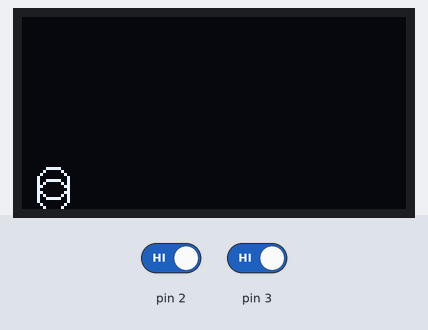
Bench run of a sketch on a simulated Arduino Uno, built with avr-gcc and run on an emulated ATmega328P. On the bench: 128×64 one-colour display. Inputs (shaded band) come from the test bench; at power-on: pin 2 HIGH, pin 3 HIGH.

Above: at 1.2 s.
1.3 s: pin 2 driven LOW
At 2.5 s:
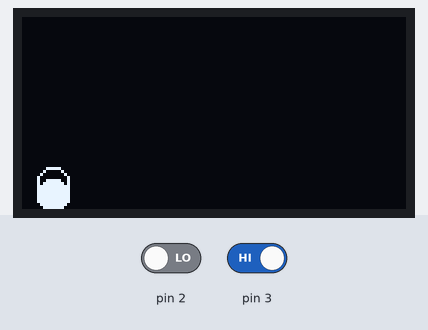
2.8 s: pin 3 driven LOW
At 3.6 s:
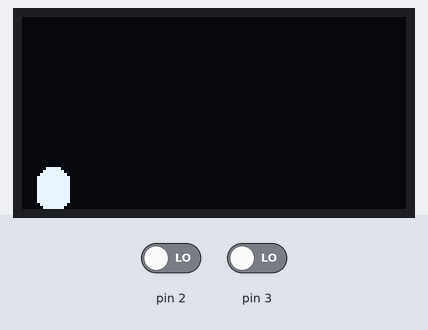
4.3 s: pin 2 driven HIGH
At 5.2 s:
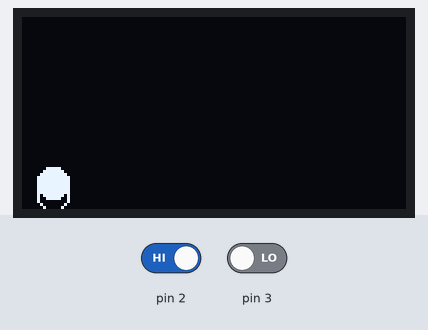
5.8 s: pin 3 driven HIGH
At 7.2 s:
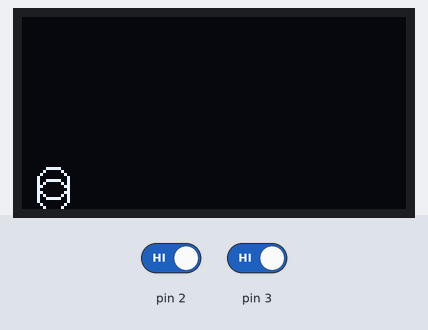
Timing chart, 0 to 8.3 s (numbered marks = the images above; inputs shaded):
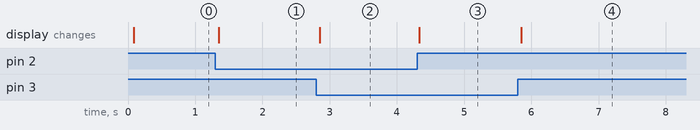

Measured:
- after the input at 1.3 s, the display: changes after 0.05 s (image 1)
- after the input at 2.8 s, the display: changes after 0.05 s (image 2)
- after the input at 4.3 s, the display: changes at once (image 3)
- after the input at 5.8 s, the display: changes after 0.05 s (image 4)

The sketch:

OLED.ino
```cpp
#include <SPI.h>
#include <Wire.h>
#include <Adafruit_GFX.h>
#include <Adafruit_SSD1306.h>
#define SCREEN_WIDTH 128 // OLED display width, in pixels
#define SCREEN_HEIGHT 64 // OLED display height, in pixels
// Declaration for an SSD1306 display connected to I2C (SDA, SCL pins)
#define OLED_RESET -1 // Reset pin # (or -1 if sharing Arduino reset pin)
Adafruit_SSD1306 display(SCREEN_WIDTH, SCREEN_HEIGHT, &Wire, OLED_RESET);
void setup() {
  pinMode(2,INPUT);
  pinMode(3,INPUT);
  display.begin(SSD1306_SWITCHCAPVCC, 0x3c); //initialize I2C addr 0x3c
  display.clearDisplay(); // clears the screen and buffer
  display.drawPixel(127, 63, WHITE);
  //display.drawLine(0, 63, 127, 21, WHITE);
  display.drawCircle(10, 55, 5, WHITE);
  display.drawCircle(10, 59, 5, WHITE);

  //display.drawTriangle(70, 60, 90, 60, 80, 46, WHITE);
  display.setTextSize(1);
  display.setTextColor(WHITE);
  display.setCursor(0,0);
  //display.println("Welcome");
  //display.setTextSize(2);
  //display.println("Hello!");
  //display.setTextColor(BLACK, WHITE);
  //display.setTextSize(1);
  //display.println("www.krai.io");
  display.setTextColor(WHITE, BLACK);
  display.display();
}

void loop() {
  if((digitalRead(2)==LOW)&(digitalRead(3)==LOW))
  {display.clearDisplay();
   display.fillCircle(10, 55, 5, WHITE);
   display.fillCircle(10, 59, 5, WHITE);
   display.display();}

   if((digitalRead(2)==HIGH)&(digitalRead(3)==LOW))
  {display.clearDisplay();
   display.fillCircle(10, 55, 5, WHITE);
   display.drawCircle(10, 59, 5, WHITE);
   display.display();}

   if((digitalRead(2)==LOW)&(digitalRead(3)==HIGH))
  {display.clearDisplay();
   display.drawCircle(10, 55, 5, WHITE);
   display.fillCircle(10, 59, 5, WHITE);
   display.display();}

   if((digitalRead(2)==HIGH)&(digitalRead(3)==HIGH))
  {display.clearDisplay();
   display.drawCircle(10, 55, 5, WHITE);
   display.drawCircle(10, 59, 5, WHITE);
   display.display();}


}
```
